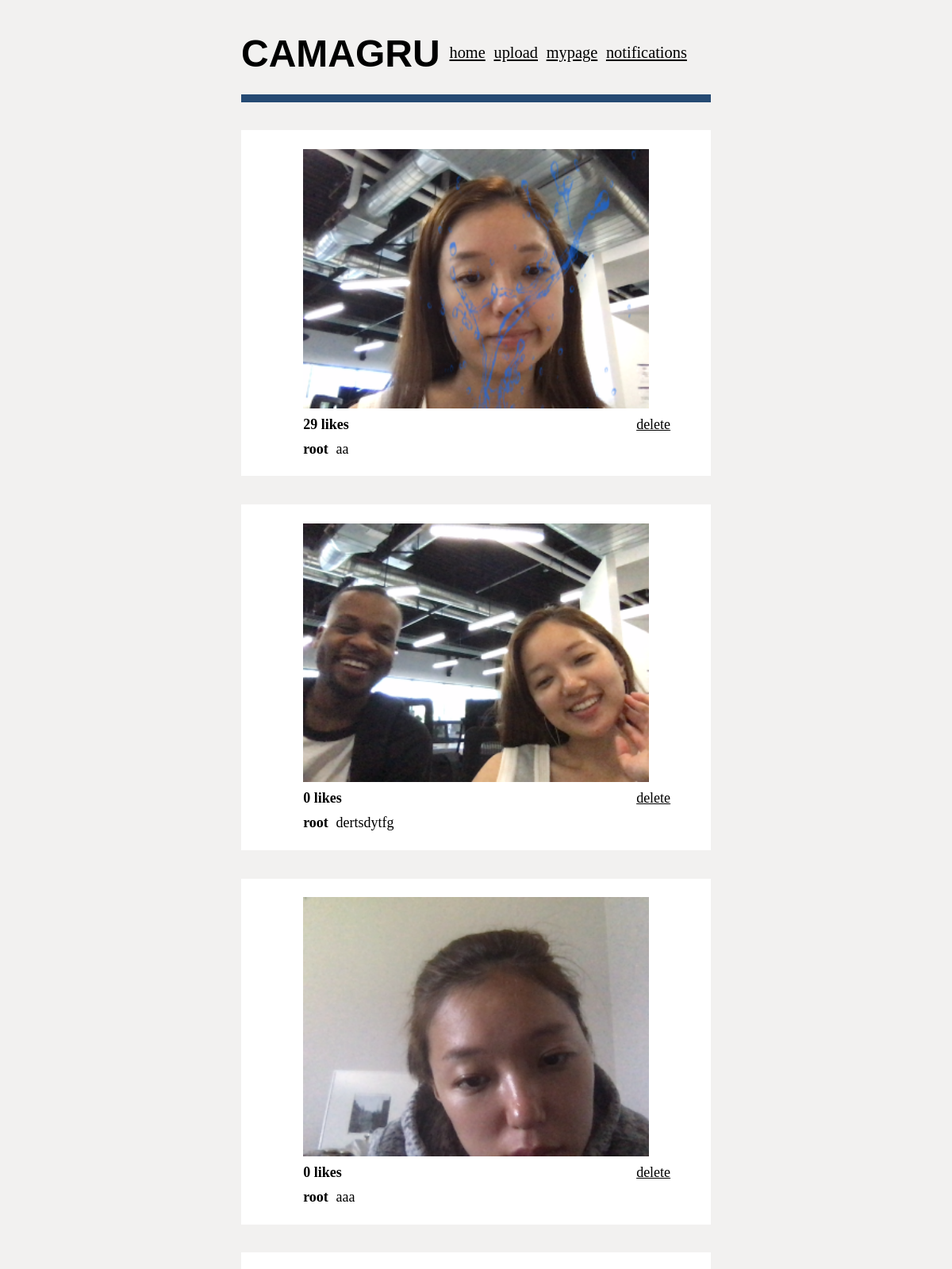
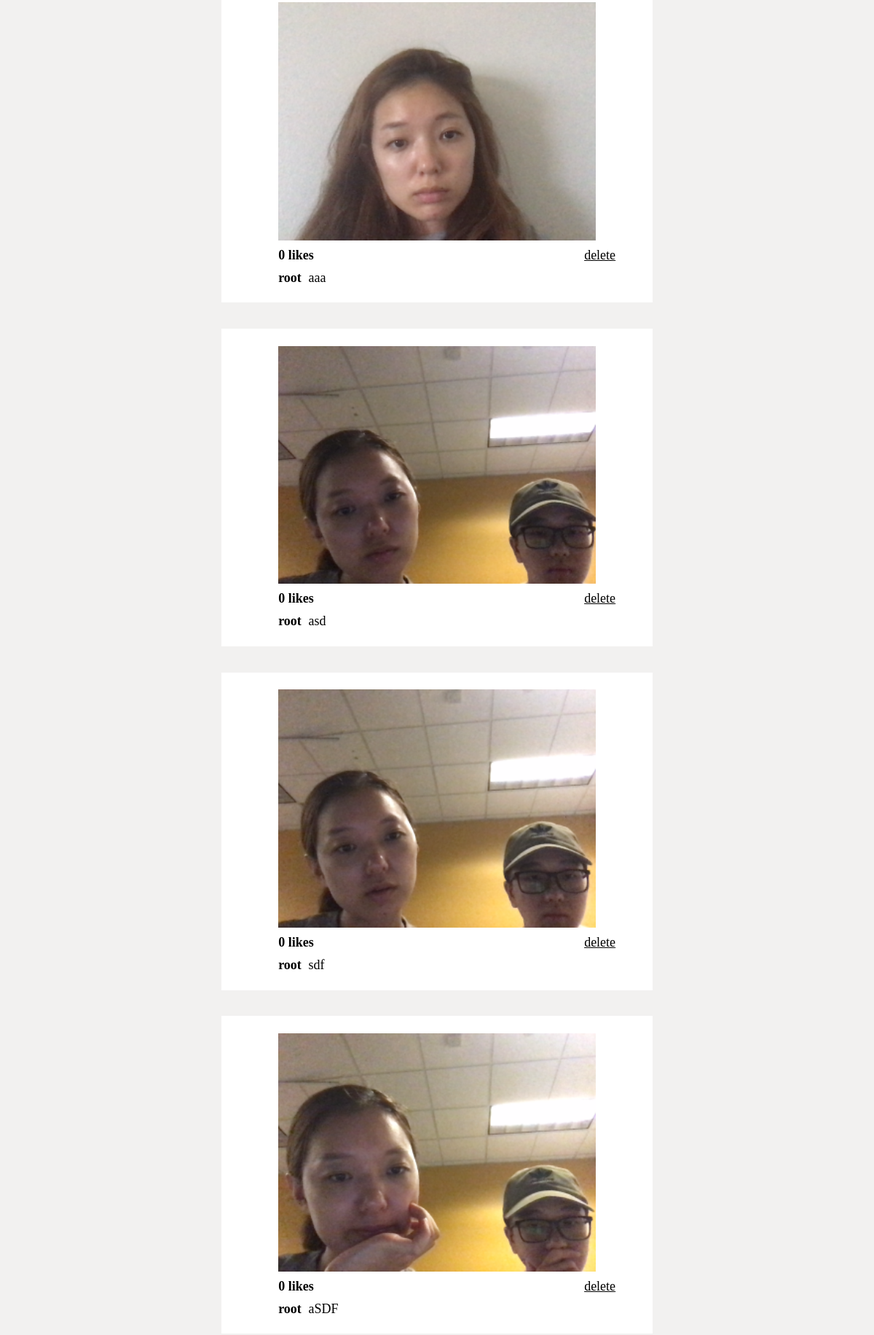
Page /mypage/?page=2 (signed in, upper part) on the committed database (2 pictures, top to bottom).
### blog/models.py (models this page shows, shortened)
class Image(models.Model):
    image = models.ImageField(upload_to='images/')
    user = models.ForeignKey(User, on_delete=models.CASCADE)
    uploaded_at = models.DateTimeField(auto_now_add=True)
    num_likes = models.IntegerField(default=0)
    caption = models.CharField(max_length=100, null=True)
    likes = models.ManyToManyField(User, related_name='likes', blank=True)

### blog/views.py (the view)
# urls.py: path('mypage/', views.mypage, name='mypage'),
@login_required
def mypage(request):
    image_list = Image.objects.filter(user=request.user).order_by('-uploaded_at')
    paginator = Paginator(image_list, 10)
    page = request.GET.get('page')
    images = paginator.get_page(page)
    return render(request, 'mypage.html', {'images': images})

### blog/templates/mypage.html (shortened to what this page needs)
{% extends 'base.html' %}
{% load static %}
{% block stylesheet %}<link rel="stylesheet" href="{% static 'css/home.css' %}">{% endblock %}
{% block content %}
<center>
    {% if user.is_authenticated %}
        {% for img in images %}
        <div class='post'>
            <div><img id="photo" src="{{ img.image.url }}" alt="image"></div>
            <div class='likedelete'>
                <div id='likes'>{{ img.num_likes }} likes</div>
                <div id='delete'><a href="{% url 'delete' img.pk %}">delete</a></div>
            </div>
            <div class='captioncorner'>
                <div id='user'>{{ img.user }}</div>
                <div id='caption'>{{ img.caption }}</div>
            </div>
        </div>
        {% endfor %}
    {% endif %}
</center>
{% endblock %}

### blog/static/css/base.css (style rules this page uses)
body { background-color: rgb(242, 241, 240); }
a:link { display: flex; justify-content: center; color: black; }

### blog/static/css/home.css (style rules this page uses)
.post { display: flex; flex-direction: column; justify-content: center; background-color: white; padding: 2%; margin: 3%; margin-inline-start: 25%; margin-inline-end: 25%; }
#photo { display: flex; justify-content: center; width: 80%; height: 80%; }
.captioncorner { display: flex; flex-direction: row; justify-content: left; margin-top: 10px; margin-inline-start: 10%; font-size: 1.5vw; }
#user { font-weight: bold; }
#caption { display: flex; margin-inline-start: 2%; }
.likedelete { display: flex; flex-direction: row; justify-content: space-between; margin-top: 10px; margin-inline-start: 10%; margin-inline-end:5%; font-size: 1.5vw; }
#likes { font-weight: bold; }
#delete { display: flex; }

### rows in the picture
Image: image (picture), num_likes "29", user "root", caption "aa"
Image: image (picture), num_likes "0", user "root", caption "dertsdytfg"
Image: image (picture), num_likes "0", user "root", caption "aaa"
Image: image (picture), num_likes "0", user "root", caption "aaa"
Image: image (picture), num_likes "0", user "root", caption "asd"
Image: image (picture), num_likes "0", user "root", caption "sdf"
Image: image (picture), num_likes "0", user "root", caption "aSDF"
